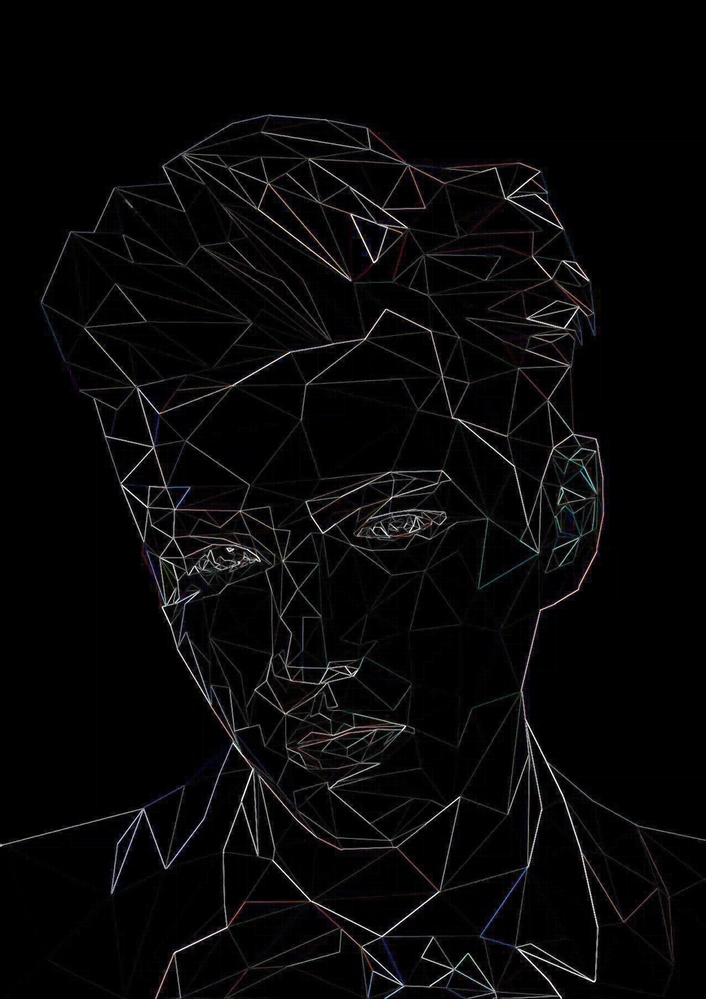
#> input picture sources/contours_wu.jpg, 706 x 999 px, shrunk from 1280 x 1811 before the run
$ python 2.py   (older library calls are emulated)
#> lines starting #> are read from the running program, lines starting #| are printed output that depends on the picture
#> in main, img is the input picture: shape (999, 706, 3); mean R, G, B 7.5, 7.1, 7.6
# encoding: utf-8

import numpy as np
from PIL import Image
import matplotlib.pyplot as plt
import math
import random
import cv2
import scipy.misc
import scipy.signal
import scipy.ndimage


def convert_2d(r):
    n = 3
    # 3*3 滤波器, 每个系数都是 1/9
    window = np.ones((n, n)) / n ** 2
    # 使用滤波器卷积图像
    # mode = same 表示输出尺寸等于输入尺寸
    # boundary 表示采用对称边界条件处理图像边缘
    s = scipy.signal.convolve2d(r, window, mode='same', boundary='symm')
    return s.astype(np.uint8)


def add_salt_noise(img):
    rows, cols, dims = img.shape
#> rows = 999; cols = 706; dims = 3
    R = np.mat(img[:, :, 0])
    G = np.mat(img[:, :, 1])
    B = np.mat(img[:, :, 2])

    Grey_sp = R * 0.299 + G * 0.587 + B * 0.114

    snr = 0.9


    noise_num = int((1 - snr) * rows * cols)
#> noise_num = 70529
    print(noise_num)
#| 70529

    for i in range(noise_num):
        rand_x = random.randint(0, rows - 1)
        rand_y = random.randint(0, cols - 1)
        if random.randint(0, 1) == 0:
            Grey_sp[rand_x, rand_y] = 0
        else:
            Grey_sp[rand_x, rand_y] = 255
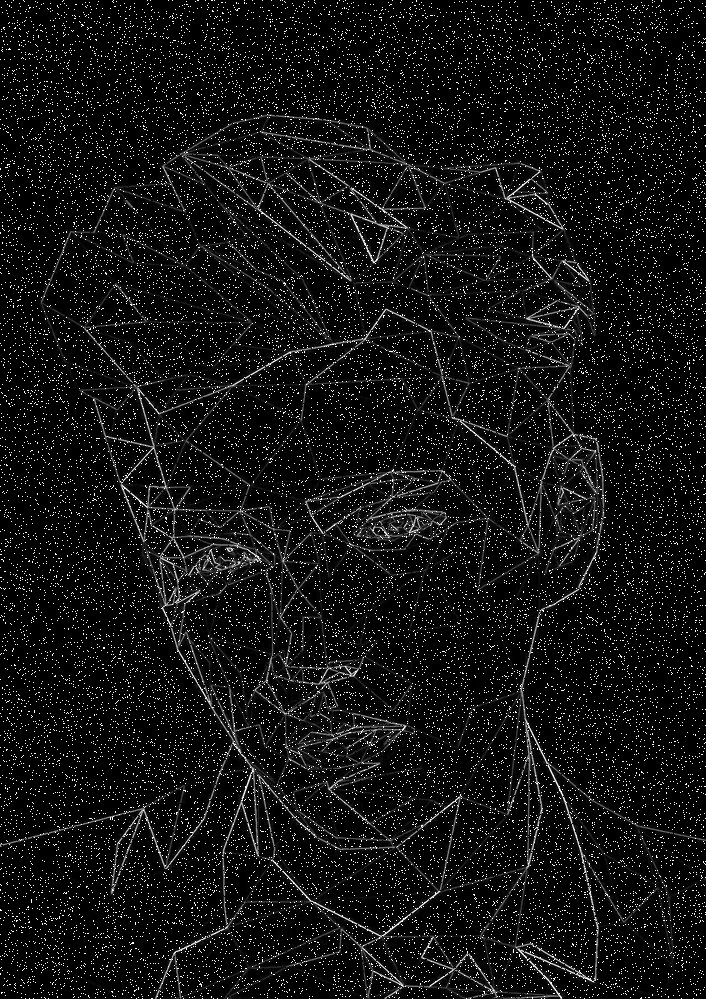
#> Grey_sp: shape (999, 706) float64; min 0, max 255, mean 18.7


    # 中值滤波
    Grey_sp_mf = scipy.ndimage.median_filter(Grey_sp, (8, 8))
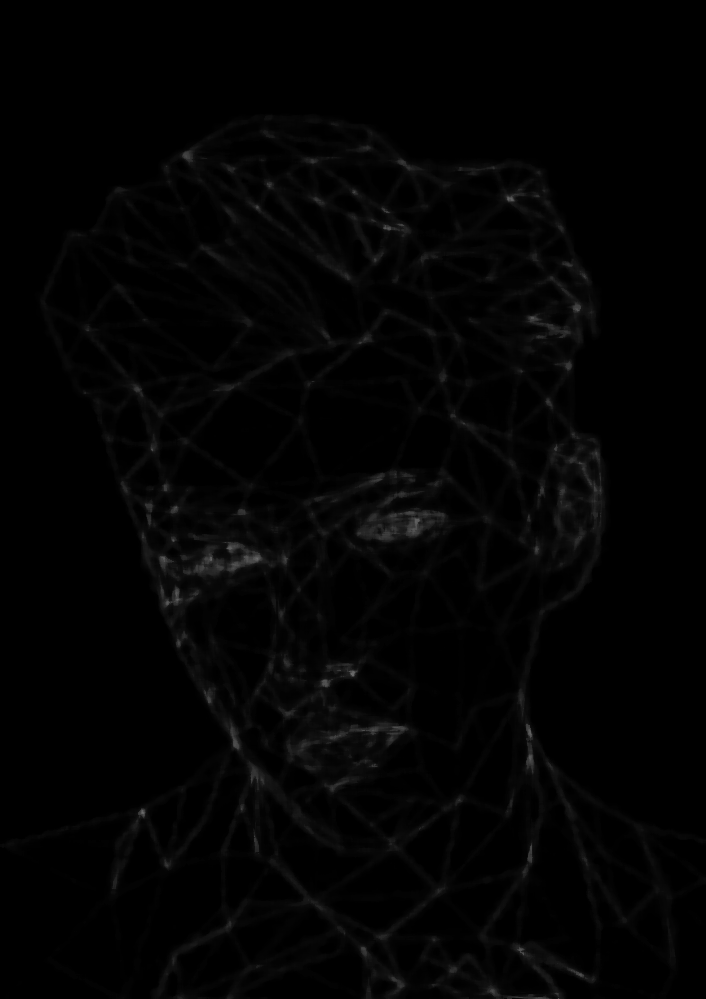
#> Grey_sp_mf: shape (999, 706) float64; min 0, max 107.2, mean 3.4


    plt.title('Grey salt and pepper noise (medium)')
    plt.imshow(Grey_sp_mf, cmap='gray')
    plt.imsave('result.jpg',Grey_sp_mf)
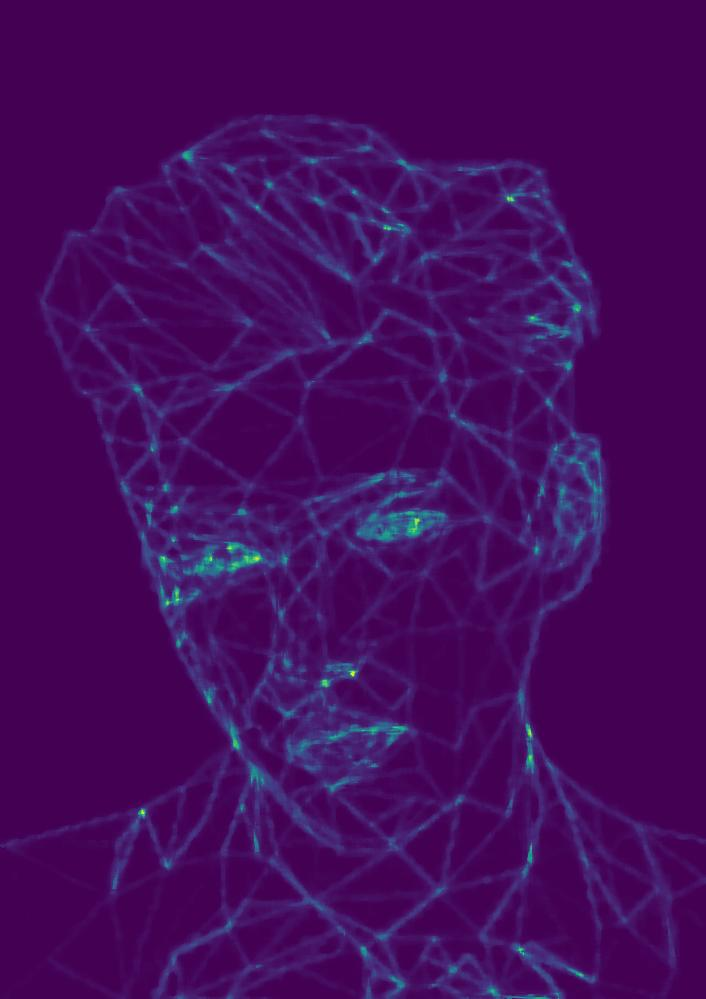
#> saved as result.jpg: shape (999, 706, 3); mean R, G, B 68.4, 10.8, 92.3
    plt.show()

    # cv2.imshow("Result", Grey_sp_mf)
    # # cv2.imwrite("coutours.jpg", dst)
    # cv2.waitKey(0)
    # cv2.destroyAllWindows()

def main():
    img = np.array(Image.open("../sources/contours_wu.jpg"))
    add_salt_noise(img)


if __name__ == '__main__':
    main()
